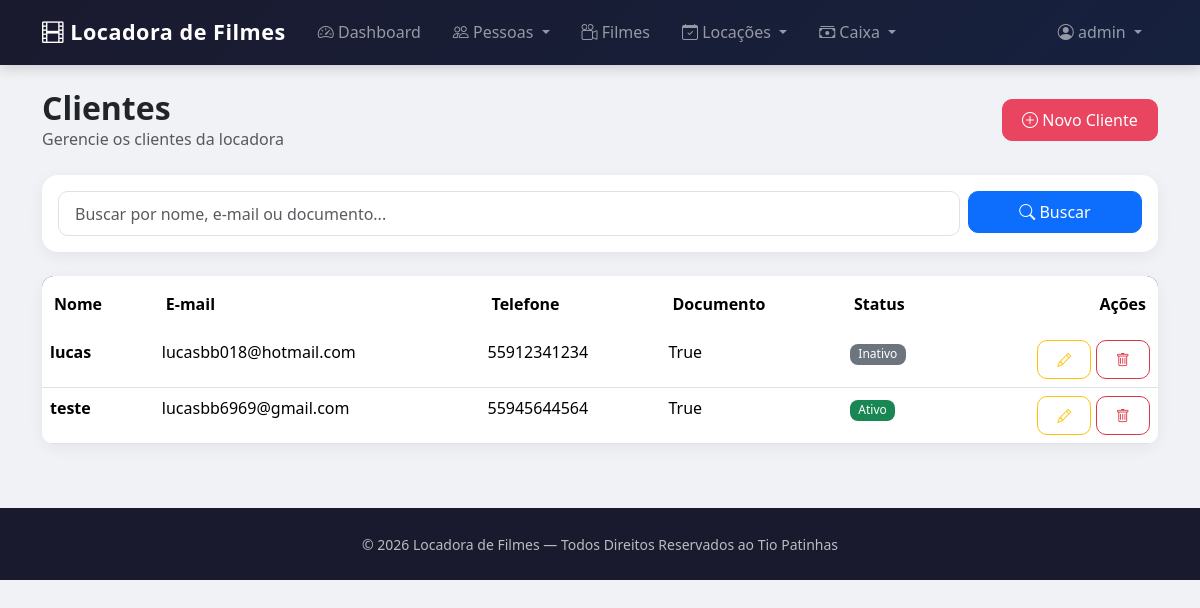
The app's page /clientes/ (signed in) with its own data.
### pessoas/models.py (models this page shows, shortened)
class Pessoa(models.Model):
    nome = models.CharField(max_length=100, verbose_name='Nome')
    cpf = models.CharField(max_length=14, unique=True, verbose_name='CPF')
    telefone = models.CharField(max_length=15, verbose_name='Telefone')
    email = models.EmailField(max_length=100, verbose_name='E-mail')
    endereco = models.CharField(max_length=200, verbose_name='Endereço')
    foto = models.ImageField(upload_to='pessoas/', null=True, blank=True, verbose_name='Foto')
    class Meta:
        abstract = True

class Cliente(Pessoa):
    data_cadastro = models.DateField(auto_now_add=True, verbose_name='Data de Cadastro')
    ativo = models.BooleanField(default=True, verbose_name='Ativo')
    documento = models.BooleanField(default=False, verbose_name='Documento Entregue')
    class Meta:
        verbose_name = 'Cliente'
        verbose_name_plural = 'Clientes'
        ordering = ['nome']

### pessoas/views.py (the view)
# urls.py: path('clientes/', ClienteListView.as_view(), name='clientes'),
class ClienteListView(LoginRequiredMixin, PermissionRequiredMixin, ListView):
    permission_required = 'pessoas.view_cliente'
    model = Cliente
    template_name = 'clientes.html'
    context_object_name = 'clientes'
    paginate_by = 10
    def get_queryset(self):
        qs = super().get_queryset()
        buscar = self.request.GET.get('buscar')
        if buscar:
            qs = qs.filter(nome__icontains=buscar)
        return qs

### pessoas/templates/clientes.html (shortened to what this page needs)
{% extends 'principal.html' %}
{% load django_bootstrap5 %}
{% block content %}
<div class="container mt-4">
    <div class="d-flex justify-content-between align-items-center mb-4">
        <div>
            <h2 class="fw-bold mb-0">Clientes</h2>
            <p class="text-muted mb-0">Gerencie os clientes da locadora</p>
        </div>
        {% if perms.pessoas.add_cliente %}
        <a href="{% url 'cliente_novo' %}" class="btn btn-accent">
            <i class="bi bi-plus-circle"></i> Novo Cliente
        </a>
        {% endif %}
    </div>
    <div class="card mb-4">
        <div class="card-body">
            <form method="get" class="row g-2">
                <div class="col-md-10">
                    <input type="text" name="buscar" class="form-control" placeholder="Buscar por nome, e-mail ou documento..." value="{{ request.GET.buscar }}">
                </div>
                <div class="col-md-2">
                    <button class="btn btn-primary w-100" type="submit">
                        <i class="bi bi-search"></i> Buscar
                    </button>
                </div>
            </form>
        </div>
    </div>
    <div class="card">
        <div class="card-body p-0">
            <div class="table-responsive">
                <table class="table table-hover mb-0">
                    <thead>
                        <tr>
                            <th>Nome</th>
                            <th>E-mail</th>
                            <th>Telefone</th>
                            <th>Documento</th>
                            <th>Status</th>
                            <th class="text-end">Ações</th>
                        </tr>
                    </thead>
                    <tbody>
                        {% for cliente in clientes %}
                        <tr>
                            <td class="fw-semibold">{{ cliente.nome }}</td>
                            <td>{{ cliente.email }}</td>
                            <td>{{ cliente.telefone }}</td>
                            <td>{{ cliente.documento|default:"-" }}</td>
                            <td>
                                {% if cliente.ativo %}
                                    <span class="badge bg-success">Ativo</span>
                                {% else %}
                                    <span class="badge bg-secondary">Inativo</span>
                                {% endif %}
                            </td>
                            <td class="text-end">
                                {% if perms.pessoas.change_cliente %}
                                <a href="{% url 'cliente_editar' cliente.pk %}" class="btn btn-sm btn-outline-warning">
                                    <i class="bi bi-pencil"></i>
                                </a>
                                {% endif %}
                                {% if perms.pessoas.delete_cliente %}
                                <a href="{% url 'cliente_excluir' cliente.pk %}" class="btn btn-sm btn-outline-danger">
                                    <i class="bi bi-trash"></i>
                                </a>
                                {% endif %}
                            </td>
                        </tr>
                        {% empty %}
                        <tr>
                            <td colspan="6" class="text-center text-muted py-5">Nenhum cliente cadastrado.</td>
                        </tr>
                        {% endfor %}
                    </tbody>
                </table>
            </div>
        </div>
    </div>
</div>
{% endblock %}

### home/templates/principal.html (shortened to what this page needs)
{% load static %}
{% load django_bootstrap5 %}
<!DOCTYPE html>
<html lang="pt-br">
<head>
    <link href="https://cdn.jsdelivr.net/npm/bootstrap@5.3.3/dist/css/bootstrap.min.css" rel="stylesheet">
    <link href="https://cdn.jsdelivr.net/npm/bootstrap-icons@1.11.3/font/bootstrap-icons.min.css" rel="stylesheet">
</head>
<body>
    <nav class="navbar navbar-expand-lg navbar-dark navbar-custom">
        <div class="container">
            <a class="navbar-brand" href="{% url 'home' %}">
                <i class="bi bi-film"></i> Locadora de Filmes
            </a>
            <div class="collapse navbar-collapse" id="navbarNav">
                <ul class="navbar-nav me-auto">
                    {% if request.user.is_authenticated %}
                    <li class="nav-item">
                        <a class="nav-link" href="{% url 'home' %}">
                            <i class="bi bi-speedometer2"></i> Dashboard
                        </a>
                    </li>
                    {% endif %}
                    {% if perms.pessoas.view_cliente or perms.pessoas.view_funcionario %}
                    <li class="nav-item dropdown">
                        <a class="nav-link dropdown-toggle" href="#" role="button" data-bs-toggle="dropdown">
                            <i class="bi bi-people"></i> Pessoas
                        </a>
                    </li>
                    {% endif %}
                    {% if perms.filmes.view_filme %}
                    <li class="nav-item">
                        <a class="nav-link" href="{% url 'filmes' %}">
                            <i class="bi bi-camera-reels"></i> Filmes
                        </a>
                    </li>
                    {% endif %}
                    {% if perms.locacoes.view_locacao or perms.locacoes.view_multa %}
                    <li class="nav-item dropdown">
                        <a class="nav-link dropdown-toggle" href="#" role="button" data-bs-toggle="dropdown">
                            <i class="bi bi-calendar-check"></i> Locações
                        </a>
                    </li>
                    {% endif %}
                    {% if perms.caixa.view_caixa or perms.caixa.view_transacao or perms.caixa.view_compravendafilme %}
                    <li class="nav-item dropdown">
                        <a class="nav-link dropdown-toggle" href="#" role="button" data-bs-toggle="dropdown">
                            <i class="bi bi-cash-stack"></i> Caixa
                        </a>
                    </li>
                    {% endif %}
                </ul>
                <ul class="navbar-nav ms-auto">
                    {% if request.user.is_authenticated %}
                        <li class="nav-item dropdown">
                            <a class="nav-link dropdown-toggle" href="#" role="button" data-bs-toggle="dropdown">
                                <i class="bi bi-person-circle"></i> {{ request.user.username }}
                            </a>
                        </li>
                    {% else %}
                        <li class="nav-item">
                            <a class="nav-link" href="{% url 'login' %}">
                                <i class="bi bi-box-arrow-in-right"></i> Login
                            </a>
                        </li>
                    {% endif %}
                </ul>
            </div>
        </div>
    </nav>
    <main>
        {% block content %}{% endblock %}
    </main>
    <footer class="text-center">
        <div class="container">
            <small>© {% now "Y" %} Locadora de Filmes — Todos Direitos Reservados ao Tio Patinhas</small>
        </div>
    </footer>
</body>
</html>

### home/templates/principal.html (style rules this page uses)
:root { --primary: #1a1a2e; --secondary: #16213e; --accent: #e94560; --accent-hover: #ff6b81; --light-bg: #f8f9fa; }
body { background-color: #f0f2f5; font-family: 'Segoe UI', system-ui, -apple-system, sans-serif; }
.navbar-custom { background: linear-gradient(135deg, var(--primary), var(--secondary)); box-shadow: 0 4px 12px rgba(0,0,0,0.15); padding: 0.7rem 0; }
.navbar-custom .navbar-brand { font-weight: 700; font-size: 1.35rem; letter-spacing: 0.5px; }
.navbar-custom .nav-link { font-weight: 500; padding: 0.5rem 1rem !important; border-radius: 8px; transition: all 0.2s; }
.card { border: none; border-radius: 16px; box-shadow: 0 4px 16px rgba(0,0,0,0.06); transition: transform 0.2s, box-shadow 0.2s; }
.btn { border-radius: 10px; font-weight: 500; padding: 0.5rem 1.2rem; }
.btn-accent { background-color: var(--accent); border-color: var(--accent); color: white; }
.table { border-radius: 12px; overflow: hidden; }
.table thead { background-color: var(--primary); color: white; }
.table thead th { border: none; font-weight: 600; padding: 1rem 0.75rem; }
.table tbody tr { transition: background-color 0.15s; }
.badge { font-weight: 500; padding: 0.4em 0.7em; border-radius: 8px; }
footer { background: var(--primary); color: rgba(255,255,255,0.7); padding: 1.5rem 0; margin-top: 4rem; }
.form-control, .form-select { border-radius: 10px; border: 1px solid #dee2e6; padding: 0.6rem 1rem; }

### records on screen
Cliente: nome "lucas", email "lucasbb018@hotmail.com", telefone "55912341234", documento "True", ativo "Inativo"
Cliente: nome "teste", email "lucasbb6969@gmail.com", telefone "55945644564", documento "True", ativo "Ativo"

### other values on screen
{{ request.user.username }} "admin"
